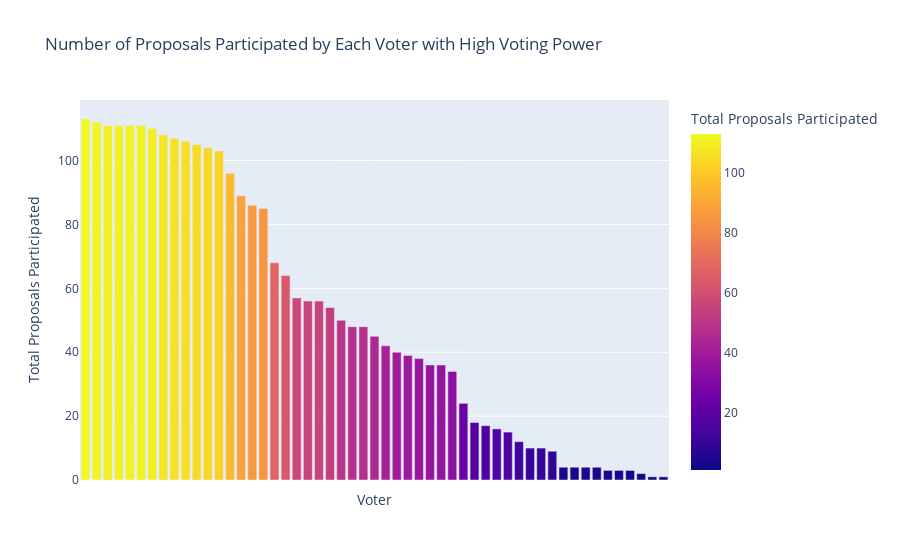

Here is the notebook cell this chart was saved with:
### Code cell
# Sort the dataframe by 'total_proposals_participated' in descending order
df_sorted = filtered_data.sort_values(by='total_proposals_participated', ascending=False)

# Create the bar chart using Plotly
fig = px.bar(df_sorted, x='voter', y='total_proposals_participated', color='total_proposals_participated',
             labels={'voter': 'Voter', 'total_proposals_participated': 'Total Proposals Participated'},
             title='Number of Proposals Participated by Each Voter with High Voting Power')

# Remove x-ticks
fig.update_xaxes(showticklabels=False)

# Show the interactive plot
fig.show()
fig.write_html(r'Graphs\voter-engagement.html')

### Figure 1 — Plotly figure (JSON) as saved in the notebook; plotly's stock layout.template omitted (floating-point values rounded to 4 significant figures)
{"data": [{"alignmentgroup": "True", "hovertemplate": "Voter=%{x}<br>Total Proposals Participated=%{marker.color}<extra></extra>", "legendgroup": "", "marker": {"color": [113, 112, 111, 111, 111, 111, 110, 108, 107, 106, 105, 104, 103, 96, 89, 86, 85, 68, 64, 57, 56, 56, 54, 50, 48, 48, 45, 42, 40, 39, 38, 36, 36, 34, 24, 18, 17, 16, 15, 12, 10, 10, 9, 4, 4, 4, 4, 3, 3, 3, 2, 1, 1], "coloraxis": "coloraxis", "pattern": {"shape": ""}}, "name": "", "offsetgroup": "", "orientation": "v", "showlegend": false, "textposition": "auto", "type": "bar", "x": ["0xF0ea58b65c82c48ce69f0ABD68D178e7764C4bA2", "0xE93D59CC0bcECFD4ac204827eF67c5266079E2b5", "0x839395e20bbB182fa440d08F850E6c7A8f6F0780", "0xF4B0556B9B6F53E00A1FDD2b0478Ce841991D8fA", "0xAbAbE91A907fAdff921720C43ABe4098e7245E99", "0x1B686eE8E31c5959D9F5BBd8122a58682788eeaD", "0xf3FE8c6c75bE4afB2F8200Fc77339abE4D7CFF33", "0x0eB5B03c0303f2F47cD81d7BE4275AF8Ed347576", "0xAD16ebE6FfC7d96624A380F394cD64395B0C6144", "0x3D1846ea60001A3Bc21438d76f3958422fe89adB", "0x190473B3071946df65306989972706A4c006A561", "0x18BF1a97744539a348304E9d266aAc7d446a1582", "0x7f1156aa350982560653fed03ef0e285ef878B75", "0x3c5Aac016EF2F178e8699D6208796A2D67557fe2", "0x47E98aA12dB2017295d33e94002521820442F827", "0xf9551c66995eD3Ff9bb05C9Fd7ff148Bd75dc99a", "0x22aA1F4173b826451763EbfCE22cf54A0603163c", "0x5aB0Fdc6F0CA9Ea178c95cECCf944A4ce1AedDdD", "0x79C4213a328E3B4F1D87b4953C14759399dB25E2", "0x3070FeEAfD678751c29171Bacd0042Fb370DEE00", "0x13BDaE8c5F0fC40231F0E6A4ad70196F59138548", "0x5318f07A3a20A2f8bb0DDf14F1DD58C517a76508", "0x539629494be6b004d33d290E6243806750A3A2f4", "0xb5B069370Ef24BC67F114e185D185063CE3479f8", "0xF92F185AbD9E00F56cb11B0b709029633d1E37B4", "0xb29A655f3D67B2B6724Fb22B2C2303cB660c946B", "0xe876a94EBAa0d8D2dA4142766d8C803a7C1D8ED8", "0xA5dF0cf3F95C6cd97d998b9D990a86864095d9b0", "0xBbE98D590d7eB99F4a236587f2441826396053d3", "0x2e3BEf6830Ae84bb4225D318F9f61B6b88C147bF", "0x9808E45C613eBA00bA18fB3D314dC4d4712c4A85", "0x978982772b8e4055B921bf9295c0d74eB36Bc54e", "0x5Be0feE0f748c1737793172D42c14E4810D2038E", "0xd333Bc5c9670C9cEb18f9A2CF02C6E86807a8227", "0x2ef27b114917dD53f8633440A7C0328fef132e2F", "0xF8E93a7D954F7d31D5Fa54Bc0Eb0E384412a158d", "0x8F73bE66CA8c79382f72139be03746343Bf5Faa0", "0xfc7A6e0b80b2cfcABBa789ef1565Af9BC5d00aa0", "0xd035dfE329F35946Edd486Ce51B383133F6b2f5a", "0xB933AEe47C438f22DE0747D57fc239FE37878Dd1", "0x6a26afb01Ff57e827079658238858d55774cA2D5", "0x39F7253a370e7D07E70DD60Fc6a7D51806C0bda8", "0xE48C655276C23F1534AE2a87A2bf8A8A6585Df70", "0x8326D18edfC50B4335113C33b25116ec268FF3fE", "0x5b39C3907Bd9db69B435A6cbf485915135FfFfd6", "0xdb5781a835b60110298fF7205D8ef9678Ff1f800", "0x11cd09a0c5B1dc674615783b0772a9bFD53e3A8F", "0x367894907D569a9554aFC4533E183073252362C3", "0x3471884f189FD7C63fe8C83601D28cE0Cc1B3853", "0x1be2655C587C39610751176ce3C6f3c7018D61c1", "0x5f5ec4F83AcCC5bA176064Dbfa67D6ac74c03af2", "0x5AaAEF91F93bE4dE932b8e7324aBBF9f26DAa706", "0x09D4083fFD20D21ACb9118465aD7C52Ac8B548f7"], "xaxis": "x", "y": [113, 112, 111, 111, 111, 111, 110, 108, 107, 106, 105, 104, 103, 96, 89, 86, 85, 68, 64, 57, 56, 56, 54, 50, 48, 48, 45, 42, 40, 39, 38, 36, 36, 34, 24, 18, 17, 16, 15, 12, 10, 10, 9, 4, 4, 4, 4, 3, 3, 3, 2, 1, 1], "yaxis": "y"}], "layout": {"barmode": "relative", "coloraxis": {"colorbar": {"title": {"text": "Total Proposals Participated"}}, "colorscale": [[0, "#0d0887"], [0.1111, "#46039f"], [0.2222, "#7201a8"], [0.3333, "#9c179e"], [0.4444, "#bd3786"], [0.5556, "#d8576b"], [0.6667, "#ed7953"], [0.7778, "#fb9f3a"], [0.8889, "#fdca26"], [1, "#f0f921"]]}, "legend": {"tracegroupgap": 0}, "title": {"text": "Number of Proposals Participated by Each Voter with High Voting Power"}, "xaxis": {"anchor": "y", "domain": [0, 1], "showticklabels": false, "title": {"text": "Voter"}}, "yaxis": {"anchor": "x", "domain": [0, 1], "title": {"text": "Total Proposals Participated"}}}}
